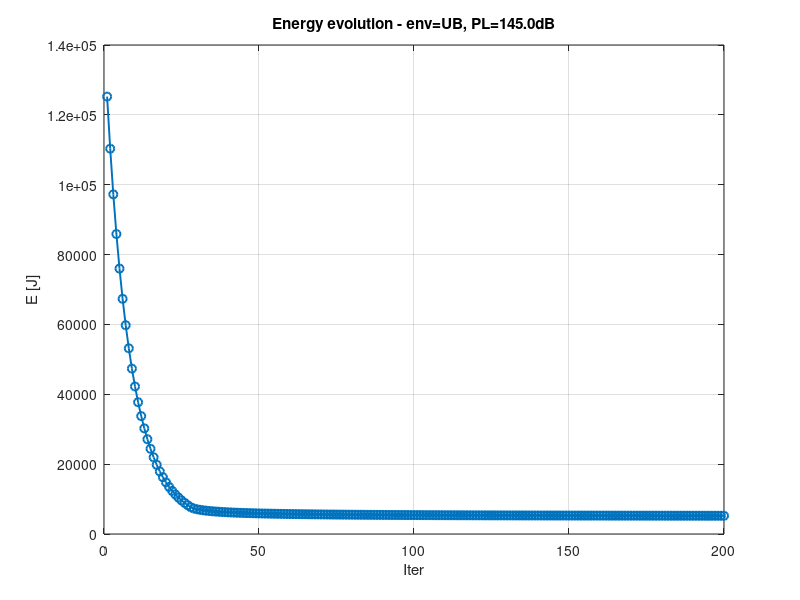

Reproduce this figure in MATLAB.
function UAV_3D_minEnergy_PathLossDominant()
% UAV_3D_minEnergy_PathLossDominant:
%
%  Este código primal-dual está configurado para que la restricción
%  de PATH-LOSS sea, con alta probabilidad, la dominadora.
%
%  (1) Calcula c0 según eq.(38a)
%  (2) Restricción beamwidth => (R+Rc)<= H tan(phi), 
%  (3) Restricción v >= v_min => con v_min~0,
%  (4) Permite H muy grande para no saturar la altitud,
%  (5) Permite T_p muy libre (T_p_min=1 p.ej.)
%
%  De esa forma, cambiando el environment ("SU","UB","DU","HU")
%  cambiarás => B,C,etaLoS,etaNLoS => la cota de path-loss => distintos
%  resultados en R*,H*,T_p*.
%
% ---------------------------------------------------------------------
% Uso:
%    1) Ajusta "environment" (p.e. "SU","UB","DU","HU") 
%    2) Cambia path-loss dB si deseas
%    3) Ejecuta:
%         >> UAV_3D_minEnergy_PathLossDominant
%
%    Verás que la constraint de path-loss se vuelve “tight” y 
%    al cambiar environment verás R*,H*,Tp* distintos.
% ---------------------------------------------------------------------

%% 1) Configuración
params = struct();

% Covertura:
params.Rc   = 56.13; 
params.Hmin = 1;      % relaja -> 1 m
params.Hmax = 3000;   % sube -> 3000 m

% Velocidades y periodo
params.vmax   = 30;   % subimos v_max
params.vmin   = 5;    % ~0 => no limita
params.Tp_max = 200;  
params.Tp_min = 10;    % p.ej. 1 s

% Haz de antena => ancho ~85 deg => no limita
params.phi_deg=85; 
params.phi_rad=deg2rad(params.phi_deg);

% Modelo de propulsión (eq.(11)):
params.gamma1=504.6; params.gamma2=6.53e-5; params.gamma3=6.53e-3;
params.gamma4=687.88; params.gamma5=90.20; params.g=9.81;

% PATH-LOSS threshold => p.ej. 145 dB (aún más estricto que 155)
PL_dB=145;  
params.TH_PL = 10^(PL_dB/10); 
params.delta = 2.5;
params.Pser =0.8;

% Selección del environment => "SU","UB","DU","HU"
environment= 'UB';  

% Cargar: B_logistic, C_logistic, etaLoS_lin, etaNLoS_lin
logEnv= getLogisticParams(environment);
params.B_logistic   = logEnv.B_logistic;
params.C_logistic   = logEnv.C_logistic;
params.etaLoS_lin   = 10^(logEnv.etaLoS_dB /10);
params.etaNLoS_lin  = 10^(logEnv.etaNLoS_dB/10);

% eq.(10): freq
f_c= 2.5e9; c_light=3e8;
G0_lin= 2.9e4/( (2*params.phi_rad)^2 );
params.K0= (1/G0_lin)* (4*pi*f_c/c_light)^params.delta;

% Step-size
params.alpha0=0.1; 
params.alpha1=1.5;
params.IterMax=200;

%% 2) A0,B0,c0 => eq.(25),(38a)
[params.A0, params.B0, params.c0] = computeABC(params);

fprintf('\n*** CORREMOS EN environment=%s, PATH-LOSS=%.1f dB\n',environment,PL_dB);

%% 3) Solver
[R_opt,H_opt,Tp_opt,E_opt,history] = solveUAVviaPrimalDual(params);

%% 4) Resultados
fprintf('\n=== RESULTADO ÓPTIMO ===\n');
fprintf('R*    = %.3f m\n', R_opt);
fprintf('H*    = %.3f m\n', H_opt);
fprintf('T_p*  = %.3f s\n', Tp_opt);
vfin= (2*pi*R_opt)/Tp_opt;
fprintf('v*    = %.3f m/s\n', vfin);
fprintf('E*    = %.3f J\n', E_opt);

figure;
plot(1:params.IterMax,history.E,'o-','LineWidth',1.4);
grid on; xlabel('Iter'); ylabel('E [J]');
title(sprintf('Energy evolution - env=%s, PL=%.1fdB',environment,PL_dB));

% Revisar si la path-loss saturó => phi5 ~0 ?
phiEval= evaluateConstraints(log([R_opt,H_opt,Tp_opt,0,0]),params);
fprintf('\nConstraints phi_i= \n');
disp(phiEval);

end
% -------------------------------------------------------------------------

function envOut= getLogisticParams(envType)
switch upper(envType)
    case 'SU' % Sub-Urban
        envOut.B_logistic   =4.88;
        envOut.C_logistic   =0.43;
        envOut.etaLoS_dB    =0.1;
        envOut.etaNLoS_dB   =21;
    case 'UB' % Urban
        envOut.B_logistic   =9.61;
        envOut.C_logistic   =0.16;
        envOut.etaLoS_dB    =1.0;
        envOut.etaNLoS_dB   =20;
    case 'DU' % Dense Urban
        envOut.B_logistic   =12.08;
        envOut.C_logistic   =0.11;
        envOut.etaLoS_dB    =1.6;
        envOut.etaNLoS_dB   =23;
    case 'HU' % High Rise Urban
        envOut.B_logistic   =27.23;
        envOut.C_logistic   =0.08;
        envOut.etaLoS_dB    =2.3;
        envOut.etaNLoS_dB   =34;
    otherwise
        error('Entorno desconocido. Usa: SU, UB, DU, HU');
end
end

function [A0,B0,c0]= computeABC(par)
thDegMin= invertLogisticLoS(par.Pser,par.B_logistic,par.C_logistic);
A0= tan(deg2rad(thDegMin));
tmpNum= par.K0*( par.etaNLoS_lin-(par.etaNLoS_lin-par.etaLoS_lin)*par.Pser);
val= tmpNum/ par.TH_PL;
B0= val^(2/par.delta);

c0= computeC0eq38a(par);

fprintf('\nEn computeABC => A0=%.4f, B0=%.4e, c0=%.4f\n',A0,B0,c0);
end




function c0Val= computeC0eq38a(par)
% eq.(38a)
% c0= 1+ 2*vmax^2 / [ gamma5 * (zMin)^2 ]
vVec= linspace(0,par.vmax,40);
tpVec= linspace(0,par.Tp_max,40);
zMin= inf;
for vv= vVec
    for tt= tpVec
        if tt<=0, continue; end
        ac= (2*pi*vv)/tt; 
        termInside= 1+(ac^2/(par.g^2))+(vv^4/(par.gamma5^2));
        bigSqrt= sqrt(termInside);
        zSquared= bigSqrt-(vv^2/par.gamma5);
        if zSquared>0
            zVal= sqrt(zSquared);
            if zVal<zMin
                zMin= zVal;
            end
        end
    end
end
if zMin<1e-8, zMin=1e-8; end
c0Val= 1+ (2*(par.vmax^2))/( par.gamma5*(zMin^2));
end

function tDeg = invertLogisticLoS(pser, Bval, Cval)
% Calcula theta (en deg) tal que:
%   PLoS(theta)= 1/(1 + C e^{-B (theta-C)})
% => pser= PLoS(theta)
%
% Maneja casos pser<=0 o pser>=1 con valores 'por defecto'.

    % Valor por defecto
    tDeg = 90;

    % 1) Manejo de extremos
    if pser<=0
        % si pser <=0 => la eq. no tiene mucho sentido => 
        % definimos tDeg= 90 o 0 según convenga
        tDeg= 90;
        return;
    end
    if pser>=1
        % si pser>=1 => eq. => theta=??? => forzamos tDeg=0 => 
        tDeg= 0;
        return;
    end

    % 2) Calculamos lhs= (1/pser)-1 => si es <=0 => tDeg=0
    lhs = (1/pser) - 1;
    if lhs <= 0
        tDeg= 0;
        return;
    end

    % 3) Dividimos por Cval => si sale <=0 => tDeg=0
    lhs2 = lhs / Cval;
    if lhs2 <= 0
        tDeg= 0;
        return;
    end

    % 4) Valor nominal => eq. => 
    th = Cval - (1/Bval)*log(lhs2);

    % 5) Acotamos en [0,90]
    th= max(0, th);
    th= min(90, th);
    tDeg= th;
end


%% ========================================================================
% SOLVER
%% ========================================================================
function [R_opt,H_opt,Tp_opt,E_opt,history]= solveUAVviaPrimalDual(params)
xR0= log(params.Rc/2);
xH0= log((params.Hmax+params.Hmin)/2);
xT0= log((params.Tp_max+params.Tp_min)/2);
X_log= [xR0; xH0; xT0; 0; 0];

mu= zeros(8,1);
history.Xlog= zeros(5,params.IterMax);
history.mu  = zeros(8,params.IterMax);
history.E   = zeros(1,params.IterMax);

for k=1:params.IterMax
    [gX,gMu,E_val]= gradients_primal_dual(X_log,mu,params);
    history.Xlog(:,k)= X_log;
    history.mu(:,k)= mu;
    history.E(k)= E_val;
    
    % step-size
    nGX= norm(gX); 
    nGM= norm(gMu);
    gp= params.alpha0/ sqrt(params.alpha1+ nGX^2);
    gd= params.alpha0/ sqrt(params.alpha1+ nGM^2);
    
    Xcand= X_log - gp*gX;
    Xupd= projectXlogFeasible(Xcand, params);
    
    muCand= mu+ gd*gMu;
    muUpd= max(muCand,0);
    
    X_log= Xupd;
    mu= muUpd;
end

[R_opt,H_opt,Tp_opt,E_opt]= computeFinalPrimal(X_log,params);
end

function [gradX, gradMu, E_val]= gradients_primal_dual(X_log, mu, P)
xR= X_log(1); xH= X_log(2); xT= X_log(3);
xY= X_log(4); xZ= X_log(5);

R= exp(xR); H= exp(xH); Tper= exp(xT);

% eq.(37) => E
c1= P.gamma1* exp(xT);
c2= P.gamma1* P.gamma2*(2*pi)^2* exp(2*xR- xT);
c3= P.gamma3*(2*pi)^3* exp(3*xR-2*xT);
c4= P.gamma4* exp(xY+ xT- xZ);
E_val= c1+ c2+ c3+ c4;

% eq.(36b)... => 8 constraints
% phi1 => eq.(36b) c0 => Induced
phi1= (1/P.c0)* exp(-4*xY -2*xZ)-1;
% phi2 => eq.(36c)
termB= (2*pi)^4/(P.g^2);
phi2= exp(2*xY)+ termB* exp(2*xR+2*xY-4*xT)-1;
% phi3 => (R+Rc)* e^{-xH}/tan(phi) -1
phi3= (R+P.Rc)* exp(-xH)/ tan(P.phi_rad)-1;
% phi4 => coverage A0 => ...
phi4= P.A0* exp(-xH)*( R+ P.Rc )-1;
% phi5 => path-loss B0 => ...
phi5= P.B0*( exp(2*xR)+ exp(2*xH)+ 2*P.Rc*R+ P.Rc^2 )-1;
% phi6 => v <= vmax
phi6= (2*pi/ P.vmax)* exp(xR- xT)-1;
% phi7 => v >= vmin => 1 - (2*pi/vmin) e^(xR-xT)<=0
alpha7= (2*pi)/ P.vmin;
phi7= 1- alpha7* exp(xR- xT);
% phi8 => T_p >= T_{p,min} => 1 - (1/Tp_min) e^(xT)<=0
alpha8= 1/(P.Tp_min);
phi8= 1- alpha8* exp(xT);

gradMu= [phi1;phi2;phi3;phi4;phi5;phi6;phi7;phi8];

% deriv E
dE_xR= 2*c2+ 3*c3; 
dE_xH= 0;
dE_xT= c1 - c2 -2*c3+ c4;
dE_xY= c4; 
dE_xZ=- c4;

% phi1
dphi1_xY= -4*(1/P.c0)* exp(-4*xY -2*xZ);
dphi1_xZ= -2*(1/P.c0)* exp(-4*xY -2*xZ);

% phi2
tmpA= exp(2*xY);
tmpB= termB* exp(2*xR+ 2*xY- 4*xT);
dphi2_xR= 2* tmpB;
dphi2_xY= 2* tmpA+ 2* tmpB;
dphi2_xT=-4* tmpB;

dphi3_xR= exp(-xH)/ tan(P.phi_rad);
dphi3_xH= (R+P.Rc)* (-1)* exp(-xH)/ tan(P.phi_rad);

dphi4_xR= P.A0* exp(-xH)* exp(xR);
dphi4_xH=-P.A0* exp(-xH)*( R+P.Rc );

dphi5_xR= P.B0*(2* exp(2*xR)+ 2*P.Rc* exp(xR));
dphi5_xH= P.B0*(2* exp(2*xH));

dphi6_xR= (2*pi/ P.vmax)* exp(xR- xT);
dphi6_xT=-(2*pi/ P.vmax)* exp(xR- xT);

dphi7_xR= - alpha7* exp(xR- xT);
dphi7_xT= alpha7* exp(xR- xT);

dphi8_xT= - alpha8* exp(xT);

gradX= zeros(5,1);
gradX(1)= dE_xR ...
   + mu(2)* dphi2_xR + mu(3)* dphi3_xR + mu(4)* dphi4_xR ...
   + mu(5)* dphi5_xR + mu(6)* dphi6_xR + mu(7)* dphi7_xR;
gradX(2)= dE_xH ...
   + mu(3)* dphi3_xH + mu(4)* dphi4_xH + mu(5)* dphi5_xH;
gradX(3)= dE_xT ...
   + mu(2)* dphi2_xT + mu(6)* dphi6_xT + mu(7)* dphi7_xT + mu(8)* dphi8_xT;
gradX(4)= dE_xY ...
   + mu(1)* dphi1_xY + mu(2)* dphi2_xY;
gradX(5)= dE_xZ ...
   + mu(1)* dphi1_xZ;

end

function Xproj= projectXlogFeasible(Xcand, P)
xR= Xcand(1); xH= Xcand(2); xT= Xcand(3);
xY= Xcand(4); xZ= Xcand(5);

% 1) R <= rmax
rmax= min( P.Rc, (P.vmax* P.Tp_max)/(2*pi) );
xR= min(xR, log(rmax));

% 2) H in [Hmin,Hmax]
xH= max(xH, log(P.Hmin));
xH= min(xH, log(P.Hmax));

% 3) T_p in [Tp_min, Tp_max]
xT= max(xT, log(P.Tp_min));
xT= min(xT, log(P.Tp_max));

% 4) Forzar v>=v_min => (xR- xT)>= ln(vmin/(2*pi))
vMinDelta= log( P.vmin/(2*pi) );
delta= xR- xT;
if delta< vMinDelta
   xR= xT+ vMinDelta;
end

% 5) Forzar beamwidth => (R+Rc)<= H tan(phi)
Rcand= exp(xR);
Hcand= exp(xH);
beamMax= Hcand* tan(P.phi_rad)- P.Rc;
if beamMax<0
   Rcand=1e-8;
else
   if Rcand> beamMax
       Rcand= beamMax;
       if Rcand<1e-8
           Rcand=1e-8;
       end
   end
end
xR= log(Rcand);

% y>0 => xY>=-20
xY= max(xY, -20);
% z>0 => xZ>=-20
xZ= max(xZ, -20);

Xproj= [xR;xH;xT;xY;xZ];
end

function [Rfin,Hfin,Tpfin,Efin]= computeFinalPrimal(X_log, P)
xR= X_log(1); xH= X_log(2); xT= X_log(3);
xY= X_log(4); xZ= X_log(5);

Rfin= exp(xR);
Hfin= exp(xH);
Tpfin= exp(xT);

c1= P.gamma1*exp(xT);
c2= P.gamma1*P.gamma2*(2*pi)^2*exp(2*xR- xT);
c3= P.gamma3*(2*pi)^3*exp(3*xR-2*xT);
c4= P.gamma4*exp(xY+ xT- xZ);
Efin= c1+ c2+ c3+ c4;
end

function phiVals= evaluateConstraints(xLog, P)
% Devuelve un vector con las 8 phi_i en la solucion final
xR= xLog(1); xH= xLog(2); xT= xLog(3);
xY= xLog(4); xZ= xLog(5);

R= exp(xR); H= exp(xH); 
phi1= (1/P.c0)* exp(-4*xY -2*xZ)-1;
termB= (2*pi)^4/(P.g^2);
phi2= exp(2*xY)+ termB* exp(2*xR+2*xY-4*xT)-1;
phi3= (R+P.Rc)* exp(-xH)/ tan(P.phi_rad)-1;
phi4= P.A0* exp(-xH)*( R+ P.Rc )-1;
phi5= P.B0*( exp(2*xR)+ exp(2*xH)+ 2*P.Rc*R + P.Rc^2 )-1;
phi6= (2*pi/ P.vmax)* exp(xR- xT)-1;
alpha7= (2*pi)/ P.vmin;
phi7= 1- alpha7* exp(xR- xT);
alpha8= 1/(P.Tp_min);
phi8= 1- alpha8* exp(xT);

phiVals= [phi1; phi2; phi3; phi4; phi5; phi6; phi7; phi8];
end
